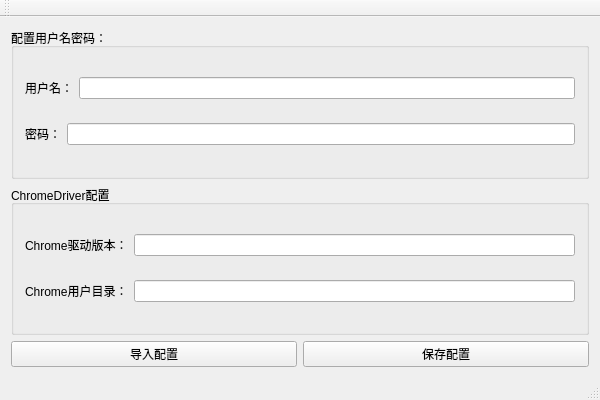
<?xml version="1.0" encoding="UTF-8"?>
<ui version="4.0">
 <class>MainWindowClass</class>
 <widget class="QMainWindow" name="MainWindowClass">
  <property name="geometry">
   <rect>
    <x>0</x>
    <y>0</y>
    <width>600</width>
    <height>400</height>
   </rect>
  </property>
  <property name="windowTitle">
   <string>MainWindow</string>
  </property>
  <widget class="QWidget" name="centralWidget">
   <layout class="QVBoxLayout" name="verticalLayout_3">
    <item>
     <widget class="QGroupBox" name="groupBox">
      <property name="title">
       <string>配置用户名密码：</string>
      </property>
      <layout class="QVBoxLayout" name="verticalLayout">
       <item>
        <layout class="QHBoxLayout" name="horizontalLayout">
         <item>
          <widget class="QLabel" name="label">
           <property name="text">
            <string>用户名：</string>
           </property>
          </widget>
         </item>
         <item>
          <widget class="QLineEdit" name="lineEdit"/>
         </item>
        </layout>
       </item>
       <item>
        <layout class="QHBoxLayout" name="horizontalLayout_2">
         <item>
          <widget class="QLabel" name="label_2">
           <property name="text">
            <string>密码：</string>
           </property>
          </widget>
         </item>
         <item>
          <widget class="QLineEdit" name="lineEdit_2"/>
         </item>
        </layout>
       </item>
      </layout>
     </widget>
    </item>
    <item>
     <widget class="QGroupBox" name="groupBox_2">
      <property name="title">
       <string>ChromeDriver配置</string>
      </property>
      <layout class="QVBoxLayout" name="verticalLayout_2">
       <item>
        <layout class="QHBoxLayout" name="horizontalLayout_3">
         <item>
          <widget class="QLabel" name="label_3">
           <property name="text">
            <string>Chrome驱动版本：</string>
           </property>
          </widget>
         </item>
         <item>
          <widget class="QLineEdit" name="lineEdit_3"/>
         </item>
        </layout>
       </item>
       <item>
        <layout class="QHBoxLayout" name="horizontalLayout_4">
         <item>
          <widget class="QLabel" name="label_4">
           <property name="text">
            <string>Chrome用户目录：</string>
           </property>
          </widget>
         </item>
         <item>
          <widget class="QLineEdit" name="lineEdit_4"/>
         </item>
        </layout>
       </item>
      </layout>
     </widget>
    </item>
    <item>
     <layout class="QHBoxLayout" name="horizontalLayout_5">
      <item>
       <widget class="QPushButton" name="pushButton">
        <property name="text">
         <string>导入配置</string>
        </property>
       </widget>
      </item>
      <item>
       <widget class="QPushButton" name="pushButton_2">
        <property name="text">
         <string>保存配置</string>
        </property>
       </widget>
      </item>
     </layout>
    </item>
   </layout>
  </widget>
  <widget class="QMenuBar" name="menuBar">
   <property name="geometry">
    <rect>
     <x>0</x>
     <y>0</y>
     <width>600</width>
     <height>23</height>
    </rect>
   </property>
  </widget>
  <widget class="QToolBar" name="mainToolBar">
   <attribute name="toolBarArea">
    <enum>TopToolBarArea</enum>
   </attribute>
   <attribute name="toolBarBreak">
    <bool>false</bool>
   </attribute>
  </widget>
  <widget class="QStatusBar" name="statusBar"/>
 </widget>
 <layoutdefault spacing="6" margin="11"/>
 <resources>
  <include location="MainWindow.qrc"/>
 </resources>
 <connections/>
</ui>
